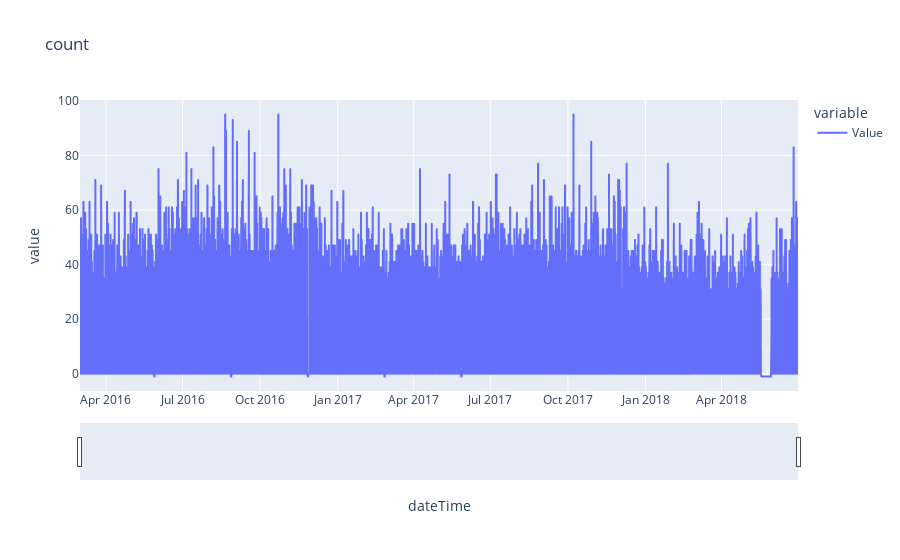

Source (notebook cell):
### Code cell
df1=data1.set_index("dateTime")
fig=px.line(df1.Value,title="count")

fig.update_xaxes( rangeslider_visible=True, rangeselector=dict())

### Figure 1 — Plotly figure (JSON) as saved in the notebook; plotly's stock layout.template omitted (floating-point values rounded to 4 significant figures; data arrays with more than 128 entries replaced by an {"elided": "..."} marker saying what was removed)
{"data": [{"hovertemplate": "variable=Value<br>dateTime=%{x}<br>value=%{y}<extra></extra>", "legendgroup": "Value", "line": {"color": "#636efa", "dash": "solid"}, "marker": {"symbol": "circle"}, "mode": "lines", "name": "Value", "showlegend": true, "type": "scattergl", "x": {"elided": "18744 str values"}, "xaxis": "x", "y": {"elided": "18744 int values"}, "yaxis": "y"}], "layout": {"legend": {"title": {"text": "variable"}, "tracegroupgap": 0}, "title": {"text": "count"}, "xaxis": {"anchor": "y", "domain": [0, 1], "rangeslider": {"visible": true}, "title": {"text": "dateTime"}}, "yaxis": {"anchor": "x", "domain": [0, 1], "title": {"text": "value"}}}}
